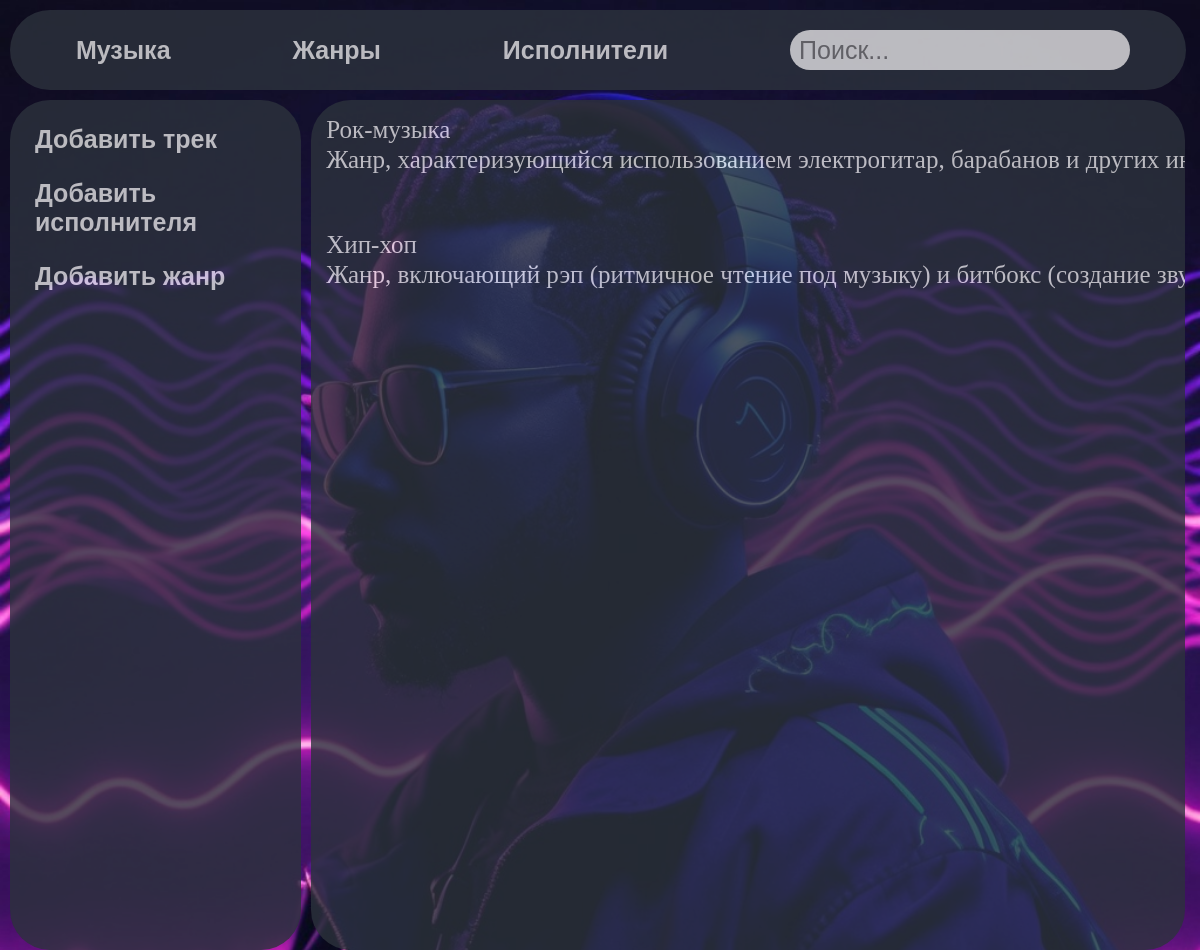
The page /music/genre/ on the database as committed earlier.
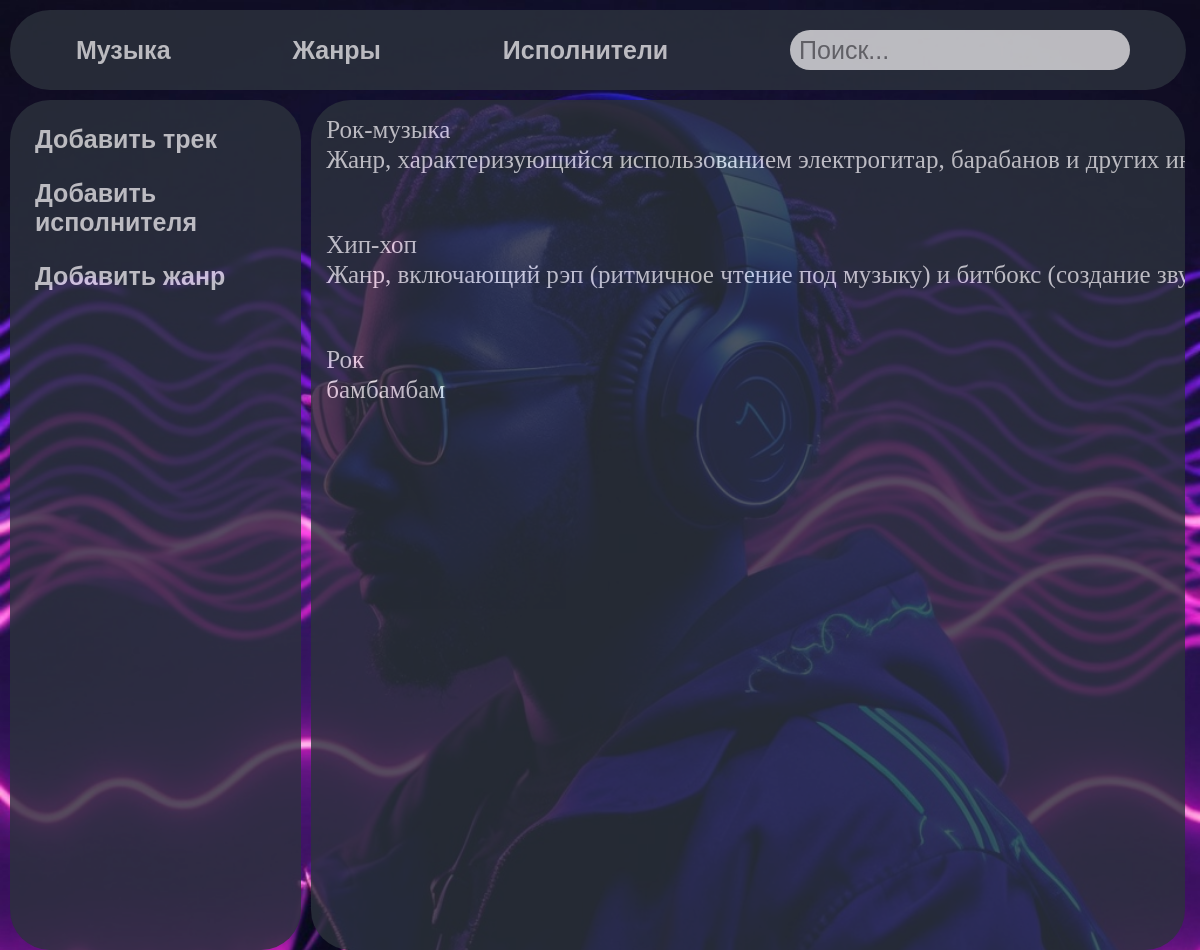
The same page on the database as committed later.
### music/models.py (models this page shows, shortened)
class TypeMusics(models.Model):
    name_type = models.CharField('Жанр', max_length=250)
    description = models.CharField('Описание', max_length=250)
    class Meta:
        verbose_name = 'Жанр'
        verbose_name_plural = 'Жанры'

### music/views.py (the view)
# urls.py: path('genre/', views.genre, name='genre'),
def genre(request):
    Types = TypeMusics.objects.all()
    return render(request, 'music/genre-list.html', {'Types': Types})

### music/templates/music/genre-list.html
{% extends 'music/music.html' %}
{% block content-right %}
  {% for el in Types %}
    <div class="TypeMusics">
        <h3>
            <a href="{% url 'genre-details' el.id %}" class="btn btn-view">
                {{ el.name_type }}<br>
                {{ el.description }}
            </a>
        </h3>
    </div>
    {% endfor %}
{% endblock %}

Rows that differ between the two databases and show on the page:
added TypeMusics: name_type "Рок", description "бамбамбам"
